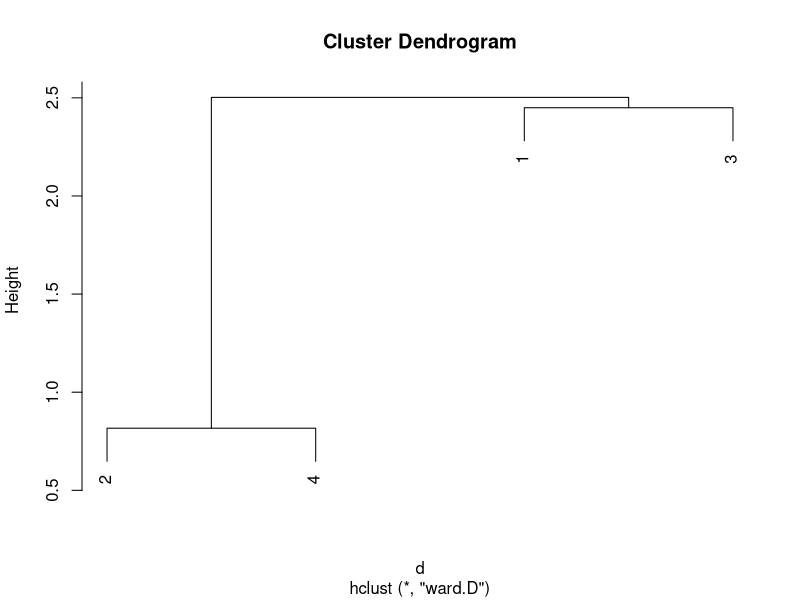

R code for this plot: (Note: this script raises an error after producing the figure.)
#
# Cluster Analysis
# Author: galaa
# Created on 2016/03/19 07:49:41
#

# Library dependence

library(MASS);

# Data

X = matrix(
  c(-21.9, -15.2, -17.1, -18.3, -20.5, -17.8, -20.6, -23.7, -20.2, -17.7, -17.3, -22.7, -14.4, -13.8, -21.2, -22.2, -20.2, -22.4, -23.9, -21.8, -30.6, -24.0, -16.3, -11.3, -13.0, -14.1, -16.0, -14.5, -15.1, -18.0, -15.0, -11.8, -12.3, -18.4, -10.7, -9.0, -16.0, -16.3, -15.7, -16.9, -18.6, -16.2, -27.6, -18.5, -7.3, -5.7, -5.9, -6.8, -7.4, -8.3, -6.1, -6.4, -7.0, -2.7, -4.8, -9.8, -5.2, -1.5, -6.6, -5.8, -8.1, -5.7, -8.1, -6.6, -16.3, -7.1, 2.7, 3.3, 2.9, 2.8, 2.9, 0.8, 3.8, 4.6, 4.6, 7.5, 4.5, 2.1, 3.4, 7.8, 4.7, 4.8, 1.7, 5.5, 3.8, 3.7, 2.8, 4.4, 10.2, 9.5, 10.5, 10.2, 10.0, 8.0, 11.7, 12.2, 12.4, 15.1, 11.9, 9.4, 9.8, 14.6, 12.5, 12.2, 9.1, 13.0, 11.6, 11.1, 12.7, 11.8, 16.4, 14.7, 15.9, 16, 15.8, 13.7, 18, 18.4, 19, 21.5, 18.2, 15.2, 15.5, 20.4, 18.6, 18.5, 15.3, 18.6, 17.8, 17, 18.4, 18, 19.3, 16.6, 17.9, 18.2, 17.9, 16, 21, 20.8, 21.7, 24.5, 21.1, 17.6, 17.8, 23.3, 21.5, 21, 18.1, 20.6, 20.5, 18.8, 20.6, 20.4, 16.7, 14.7, 15.9, 16.1, 15.6, 13.6, 18.2, 18.4, 19.3, 21.7, 18.4, 14.8, 15.6, 20.7, 19.3, 18.4, 15.5, 18.2, 17.8, 16.4, 17.8, 17.8, 9.9, 9.0, 9.6, 9.7, 8.5, 7.6, 11.6, 11.0, 12.2, 15.1, 11.9, 8.2, 10.2, 14.9, 12.5, 10.9, 8.9, 11.9, 10.9, 9.4, 10.5, 10.3, 0.5, 1.5, 1.3, 0.6, -0.2, -0.9, 1.9, 1.7, 2.2, 5.1, 2.6, -0.9, 2.1, 5.8, 2.4, 1.8, -0.4, 2.4, 0.7, 0.9, 1.6, 0.8, -11.4, -7.2, -7.7, -9.2, -11.1, -9.7, -9.8, -10.4, -9.6, -6.7, -8.1, -12.5, -6.9, -4.2, -9.6, -9.9, -11.1, -8.9, -11.9, -9.9, -8.6, -11.2, -19.6, -12.6, -14.4, -15.8, -18.2, -15.0, -17.8, -20.2, -17.7, -15.1, -15.0, -19.9, -12.3, -11.2, -18.2, -19.3, -17.7, -18.0, -20.5, -18.3, -23.6, -20.4),
  nrow = 22,
  ncol = 12,
  byrow = FALSE
);

print(X);

# Alternate Data

X = matrix(
  c(2,-1,3,2,-1,2,2,3),
  nrow = 4,
  ncol = 2,
  byrow = TRUE
);

print(X);

# Prepare Data

X <- na.omit(X); # listwise deletion of missing
X <- scale(X); # standardize variables

# Hierarchical Agglomerative

d <- dist(X, method = "euclidean"); # distance matrix
fit <- hclust(d, method = "ward");
plot(fit); # display dendogram
groups <- cutree(fit, k = 5); # cut tree into 5 clusters
rect.hclust(fit, k = 5, border = "red"); # draw dendogram with red borders around the 5 clusters 

# K-Means Cluster Analysis

fit <- kmeans(X, 5); # 5 cluster solution
aggregate(X, by = list(fit$cluster), FUN = mean); # get cluster means
X <- data.frame(X, fit$cluster); # append cluster assignment

# Plotting Cluster Solutions

fit <- kmeans(X, 5); # K-Means Clustering with 5 clusters

library(cluster);
clusplot(X, fit$cluster, color = TRUE, shade = TRUE, labels = 2, lines = 0); # Cluster Plot against 1st 2 principal components

# Comparing 2 cluster solutions

library(fpc);
cluster.stats(d, fit1$cluster, fit2$cluster);
